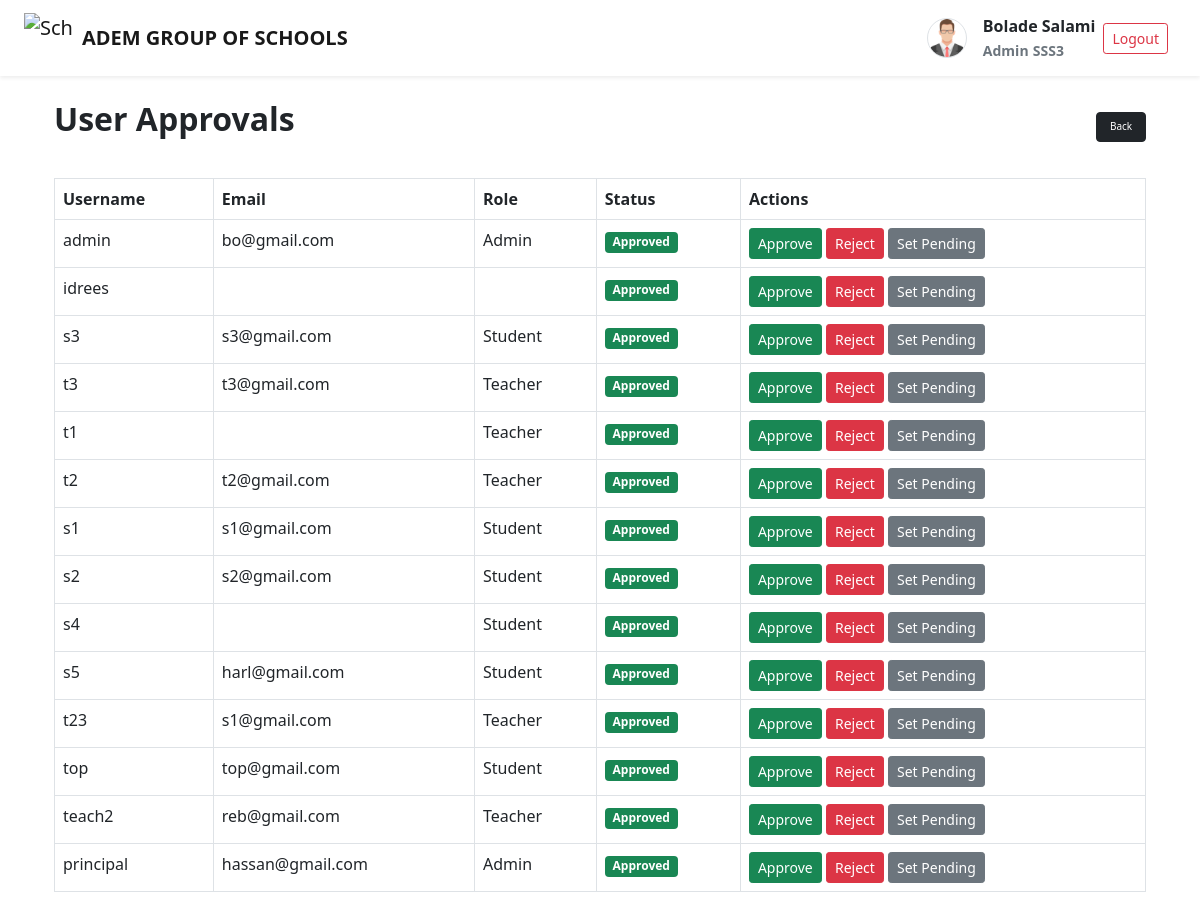
The app's page /users/approvals/ (signed in) with its own data.
### users/models.py (models this page shows, shortened)
class User(AbstractUser):
    ROLE_CHOICES = [
        ('superadmin', 'Super Admin'),
        ('admin', 'Admin'),
        ('teacher', 'Teacher'),
        ('student', 'Student'),
    ]
    GENDER = (
        ('female', 'Female'),
        ('male', 'Male')
        )
    role = models.CharField(max_length=20, choices=ROLE_CHOICES)
    other_name = models.CharField(max_length=100, blank=True, null=True)
    date_joined = models.DateTimeField(auto_now=True)
    gender = models.CharField(max_length=10, choices=GENDER, null=True, blank=True)
    age = models.PositiveIntegerField(default=8)
    date_of_birth = models.CharField(max_length=20, blank=True, null=True)
    student_class = models.ForeignKey(Class, on_delete=models.CASCADE, null=True, to_field='name', related_name='student_class')
    address = models.TextField(blank=True, null=True)
    phone_number = models.CharField(max_length=15, blank=True, null=True)
    approved = models.BooleanField(default=False)  # SuperAdmin must approve Admins
    profile_picture = models.ImageField(upload_to='profiles/', default='profiles/default_profile.png', null=True, blank=True)
    qualification = models.CharField(max_length=200, blank=True, null=True)
    subject_assigned = models.ForeignKey(Subject, on_delete=models.CASCADE, null=True, blank=True)
    years_of_experience = models.PositiveIntegerField(blank=True, null=True)
    next_of_kin = models.CharField(max_length=150, blank=True, null=True)
    next_of_kin_phone = models.CharField(max_length=15, blank=True, null=True)

### exams/models.py (models this page shows)
class Class(models.Model):
    CLASS_NAME_CHOICES = [
        ("JSS1", "Junior Secondary School 1"),
        ("JSS2", "Junior Secondary School 2"),
        ("JSS3", "Junior Secondary School 3"),
        ("SSS1", "Senior Secondary School 1"),
        ("SSS2", "Senior Secondary School 2"),
        ("SSS3", "Senior Secondary School 3"),
    ]
    name = models.CharField(max_length=50, choices=CLASS_NAME_CHOICES, unique=True)  # e.g. JSS1, JSS2
    def __str__(self):
        return self.name

### users/views.py (the view)
# urls.py: path("approvals/", views.user_approval_list, name="user_approval_list"),
@login_required
@user_passes_test(is_admin_or_superadmin)
def user_approval_list(request):
    users = User.objects.exclude(role="superadmin")  # Exclude superadmins
    return render(request, "users/user_approval_list.html", {"users": users})

### users/views.py (called while the page is built)
def is_admin_or_superadmin(user):
    return user.role in ["admin", "superadmin"]

### templates/users/user_approval_list.html
{% extends "base.html" %}
{% block content %}
<div class="container mt-4">
    <div class="d-flex justify-content-between align-items-center mt-3">
        <h2 class='fw-bold mb-3'> User Approvals </h2>
          <nav class="d-flex gap-3">
            <a class="btn btn-dark" style="width: 50px; height: 30px;font-size: 10px;" href="{% url 'dashboard' %}">Back</a>
          </nav>
        </div>
      <br>
    <table class="table table-bordered">
        <thead>
            <tr>
                <th>Username</th>
                <th>Email</th>
                <th>Role</th>
                <th>Status</th>
                <th>Actions</th>
            </tr>
        </thead>
        <tbody>
        {% for user in users %}
            <tr>
                <td>{{ user.username }}</td>
                <td>{{ user.email }}</td>
                <td>{{ user.get_role_display }}</td>
                <td>
                    {% if user.approved == True %}
                        <span class="badge bg-success">Approved</span>
                    {% elif user.approved == False %}
                    <span class="badge bg-warning text-dark">Pending</span>
                    {% else %}
                    <span class="badge bg-danger">Rejected</span>
                    {% endif %}
                </td>
                <td>
                    <a href="{% url 'approve_user' user.id %}" class="btn btn-success btn-sm">Approve</a>
                    <a href="{% url 'reject_user' user.id %}" class="btn btn-danger btn-sm">Reject</a>
                    <a href="{% url 'pending_user' user.id %}" class="btn btn-secondary btn-sm">Set Pending</a>
                </td>
            </tr>
        {% empty %}
            <tr>
                <td colspan="5">No users available.</td>
            </tr>
        {% endfor %}
        </tbody>
    </table>
</div>
{% endblock %}

### templates/base.html (shortened to what this page needs)
{% load static %}
<!DOCTYPE html>
<html lang="en">
<head>
    <link href="{% static 'css/bootstrap.min.css' %}" rel="stylesheet">
    <link href="{% static 'css/styles.css' %}" rel="stylesheet">
    <link rel="stylesheet" href="{% static 'css/tailwind.min.css' %}">
    <link rel="stylesheet" href="{% static 'fontawesome/css/all.min.css' %}">
</head>
<body class="bg-gray-100">
    <nav class="navbar navbar-expand-lg navbar-light bg-white shadow-sm px-4">
        <a class="navbar-brand d-flex align-items-center" href="#">
            <img src="/static/images/school_logo2.jpg" alt="School Logo" width="50" height="50" class="me-2">
            <span class="fw-bold">ADEM GROUP OF SCHOOLS</span>
        </a>
        <div class="ms-auto d-flex align-items-center gap-2">
            {% if user.is_authenticated %}
                {% if user.profile_picture %}
                    <img src="{{ request.user.profile_picture.url }}" alt="Profile"
                         class="rounded-circle border border-gray-300"
                         width="40" height="40">
                {% else %}
                    <img src="/static/images/default_profile.png" alt="Profile"
                         class="rounded-circle border border-gray-300"
                         width="40" height="40">
                {% endif %}
                <div class="ms-2 g-5">
                    <div class='fw-bold'>{{ request.user.get_full_name }}</div>
                    <small class="text-muted fw-bold">{{ request.user.role.title }}</small>
                    <small class="text-muted fw-bold">{{ request.user.student_class }}</small>
                </div>
                <a href="{% url 'logout' %}" class="btn btn-outline-danger btn-sm me-2">Logout</a>
            {% else %}
                <a href="{% url 'login' %}" class="btn btn-primary btn-sm me-2">Login</a>
            {% endif %}
        </div>
    </nav>
    <main class="container mt-4">
        {% block content %}{% endblock %}
    </main>
</body>
</html>

### records on screen
User: user.profile_picture (picture), user.get_full_name "Bolade Salami", user.role "Admin", user.student_class "SSS3", username "admin", email "bo@gmail.com", role "Admin", approved "Approved"
User: username "idrees", approved "Approved"
User: username "s3", email "s3@gmail.com", role "Student", approved "Approved"
User: username "t3", email "t3@gmail.com", role "Teacher", approved "Approved"
User: username "t1", role "Teacher", approved "Approved"
User: username "t2", email "t2@gmail.com", role "Teacher", approved "Approved"
User: username "s1", email "s1@gmail.com", role "Student", approved "Approved"
User: username "s2", email "s2@gmail.com", role "Student", approved "Approved"
User: username "s4", role "Student", approved "Approved"
User: username "s5", email "harl@gmail.com", role "Student", approved "Approved"
User: username "t23", email "s1@gmail.com", role "Teacher", approved "Approved"
User: username "top", email "top@gmail.com", role "Student", approved "Approved"
User: username "teach2", email "reb@gmail.com", role "Teacher", approved "Approved"
User: username "principal", email "hassan@gmail.com", role "Admin", approved "Approved"
